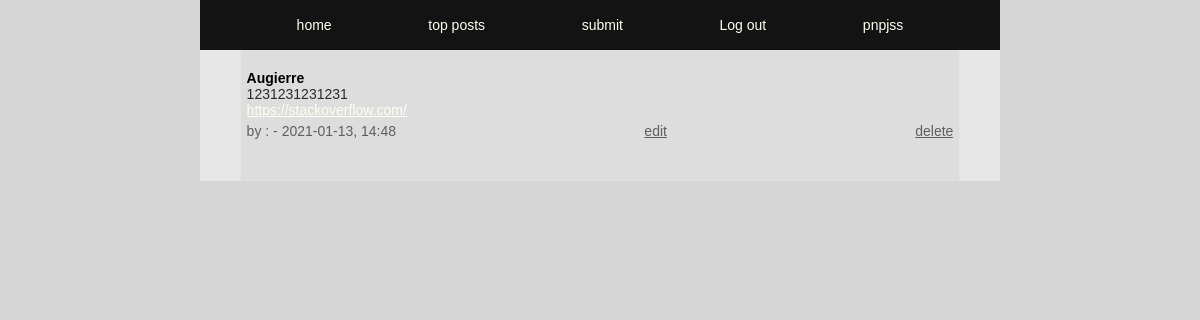
The app's page /posts.php (signed in), older data.
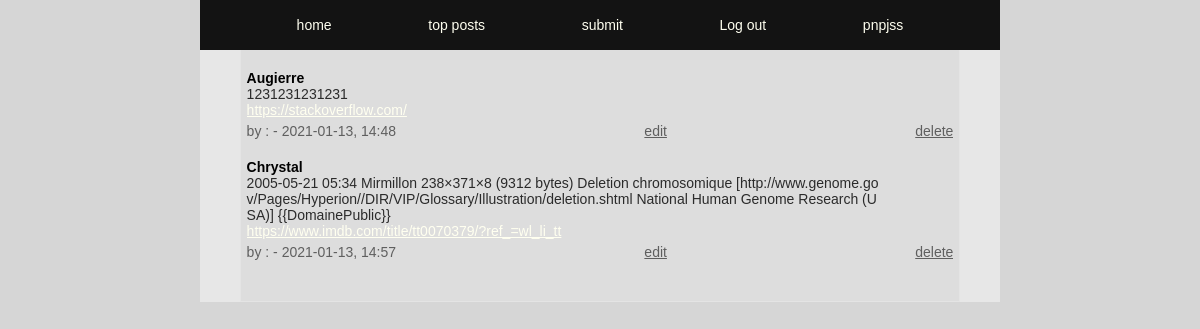
The same page, newer data.
### tables this page shows
CREATE TABLE posts (
id INTEGER PRIMARY KEY AUTOINCREMENT,
title TEXT,
user_id INTEGER,
url TEXT,
description TEXT,
post_date DATETIME);

### app/functions.php (called while the page is built, shortened)
<?php
function getUserPosts($pdo, $userId)
{
    $statement = $pdo->prepare("SELECT * FROM posts WHERE user_id = :user_id");
    $statement->BindParam(':user_id', $userId, PDO::PARAM_STR);
    $statement->execute();
    $posts = $statement->fetchAll(PDO::FETCH_ASSOC);
    return $posts;
}
function getRandomKey($keyLength)
{
    $randomKey = '';
    for ($i = 0; $i < $keyLength; $i++) {
        $randomKey .= chr(mt_rand(33, 126));
    }
    return $randomKey;
}

### posts.php (the view, shortened to what this page needs)
<?php
require __DIR__ . ('/app/autoload.php');
require __DIR__ . ('/app/views/header.php');
require __DIR__ . ('/app/views/nav.php');
$userId = $_SESSION['user']['id'];
$posts = getUserPosts($pdo, $userId);
?>
<main>
    <section>
        <article class="index-container">
            <?php foreach ($posts as $post) : ?>
                <?php $keyLength = 15; ?>
                <?php $randomKey = getRandomKey($keyLength); ?>
                <div class="index-title">
                    <h4> <?= $post['title']; ?> </h4>
                </div>
                <div class="index-description">
                    <p><?= $post['description'] ?></p>
                </div>
                <div class="index-url">
                    <a href="<?= $post['url']; ?>"><?= $post['url']; ?></a>
                </div>
                <div class="index-poster-info">
                    <p><?= "by : " . $post['username'] . " - " . $post['post_date']; ?></p>
                    <a href="comments.php?id=<?= $post['id'] ?>">edit</a>
                    <a href=<?= "/app/posts/postdelete.php?postid=" . $post['id'] . '&&deletekey=' .  $randomKey; ?>>delete</a>
                </div>
            <?php endforeach; ?>
        </article>
    </section>
</main>

Row changes from the older to the newer data that the page shows:
added posts: title "Chrystal", description "2005-05-21 05:34 Mirmillon 238×371×8 (9312 bytes) Deletion chromosomique [http://www.genome.gov/Pages/Hyperion//DIR/VIP/Glossary/Illustration/deletion.shtml National Human Genome Research (USA)] {{DomainePublic}}", url "https://www.imdb.com/title/tt0070379/?ref_=wl_li_tt", post_date "2021-01-13, 14:57"
